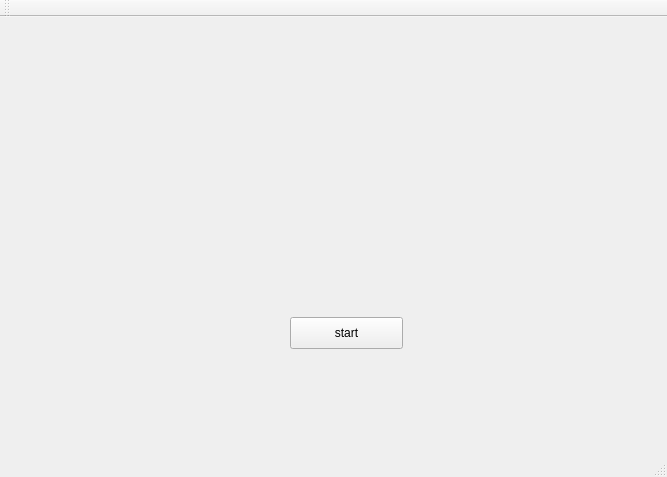
<?xml version="1.0" encoding="UTF-8"?>
<ui version="4.0">
 <class>MainWindow</class>
 <widget class="QMainWindow" name="MainWindow">
  <property name="geometry">
   <rect>
    <x>0</x>
    <y>0</y>
    <width>667</width>
    <height>477</height>
   </rect>
  </property>
  <property name="windowTitle">
   <string>MainWindow</string>
  </property>
  <widget class="QWidget" name="centralWidget">
   <widget class="QPushButton" name="pushButton">
    <property name="geometry">
     <rect>
      <x>290</x>
      <y>300</y>
      <width>113</width>
      <height>32</height>
     </rect>
    </property>
    <property name="text">
     <string>start</string>
    </property>
   </widget>
  </widget>
  <widget class="QMenuBar" name="menuBar">
   <property name="geometry">
    <rect>
     <x>0</x>
     <y>0</y>
     <width>667</width>
     <height>22</height>
    </rect>
   </property>
  </widget>
  <widget class="QToolBar" name="mainToolBar">
   <attribute name="toolBarArea">
    <enum>TopToolBarArea</enum>
   </attribute>
   <attribute name="toolBarBreak">
    <bool>false</bool>
   </attribute>
  </widget>
  <widget class="QStatusBar" name="statusBar"/>
 </widget>
 <layoutdefault spacing="6" margin="11"/>
 <resources/>
 <connections/>
</ui>
